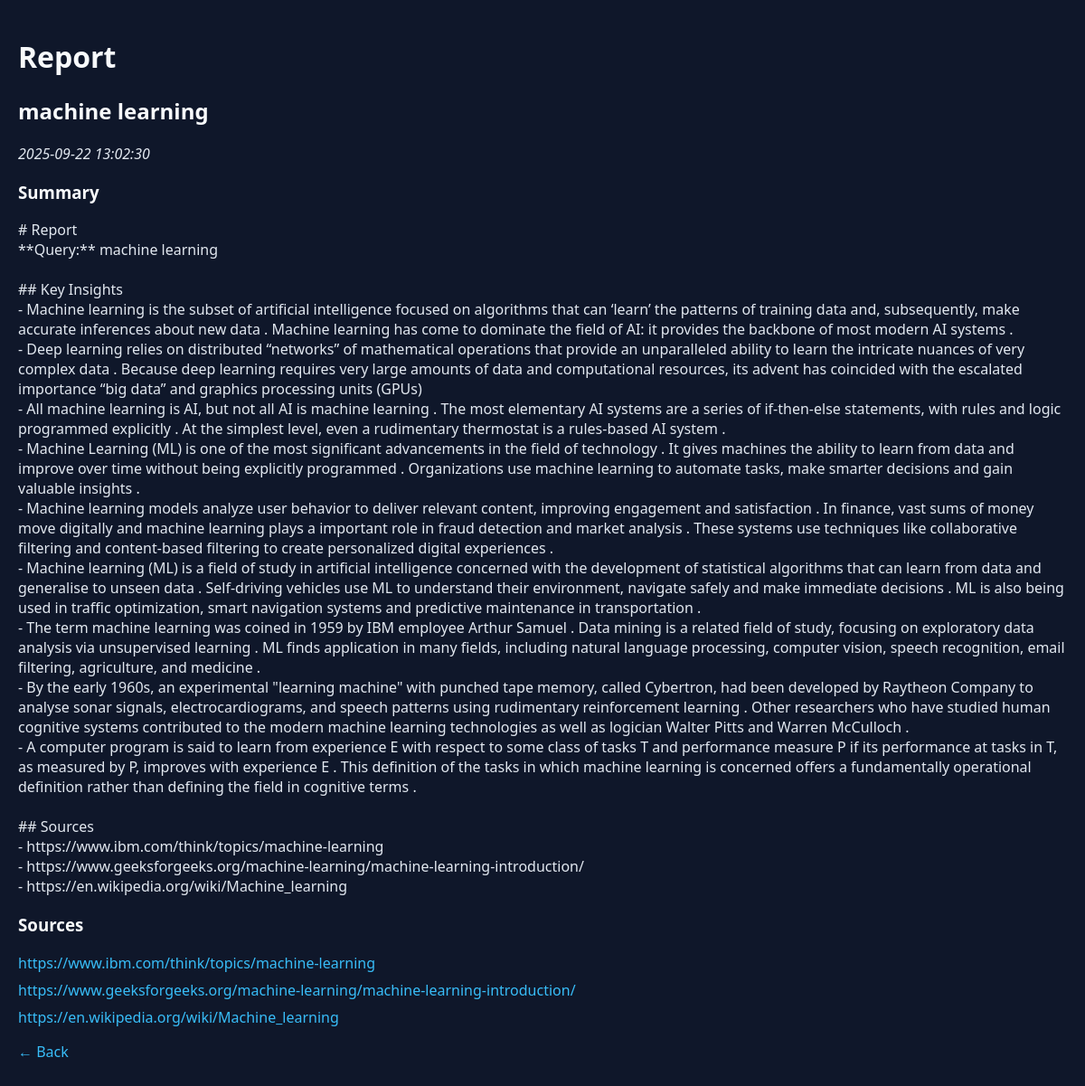
The page /report/6 on the database its author committed.
### tables this page shows
CREATE TABLE reports (
            id INTEGER PRIMARY KEY AUTOINCREMENT,
            query TEXT NOT NULL,
            summary TEXT NOT NULL,
            links TEXT NOT NULL,
            created_at TIMESTAMP DEFAULT CURRENT_TIMESTAMP
        );

### app.py (the view)
@app.route("/report/<int:report_id>")
def report(report_id):
    conn = sqlite3.connect(DB_FILE)
    c = conn.cursor()
    c.execute("SELECT query, summary, links, created_at FROM reports WHERE id=?", (report_id,))
    row = c.fetchone()
    conn.close()
    if not row:
        flash("Report not found.", "error")
        return redirect(url_for("index"))
    query, summary, links, created_at = row
    links_render = [l for l in (links or "").splitlines() if l.strip()]
    return render_template("report.html", query=query, summary=summary, links=links_render, created_at=created_at)

### templates/report.html (shortened to what this page needs)
<!DOCTYPE html>
<html lang="en">
<head>
  <link rel="stylesheet" href="{{ url_for('static', filename='styles.css') }}">
</head>
<body>
  <h1>Report</h1>
  <h2>{{ query }}</h2>
  <p><em>{{ created_at }}</em></p>
  <h3>Summary</h3>
  <div style="white-space: pre-wrap;">{{ summary }}</div>
  <h3>Sources</h3>
  <ul>
    {% for l in links %}
      <li><a href="{{ l }}" target="_blank">{{ l }}</a></li>
    {% endfor %}
  </ul>
  <p><a href="{{ url_for('index') }}">← Back</a></p>
</body>
</html>

### static/styles.css (style rules this page uses)
body { font-family: 'Segoe UI', Tahoma, Geneva, Verdana, sans-serif; background-color: #0f172a; color: #e2e8f0; margin: 0; padding: 20px; }
h1, h2, h3 { color: #f8fafc; }
a { color: #38bdf8; text-decoration: none; }
ul { list-style-type: none; padding: 0; }
li { margin: 8px 0; }

### rows shown on the page
reports: query "machine learning", created_at "2025-09-22 13:02:30", summary "# Report **Query:** machine learning ## Key Insights - Machine learning is the subset of artificial intelligence focused on algorithms that can ‘learn’ the patterns of training data and, subsequently, make accurate inferences about new data . Machine learning has come to dominate the field of AI: it provides the backbone of most modern AI systems . - Deep learning relies on distributed “networks” of mathematical operations that provide an unparalleled ability to learn the intricate nuances of very complex data . Because deep learning requires very large amounts of data and computational resources, its advent has coincided with the escalated importance “big data” and graphics processing…"

### other values the page prints
{{ l }} "https://www.ibm.com/think/topics/machine-learning" "https://www.geeksforgeeks.org/machine-learning/machine-learning-introduction/" "https://en.wikipedia.org/wiki/Machine_learning"
